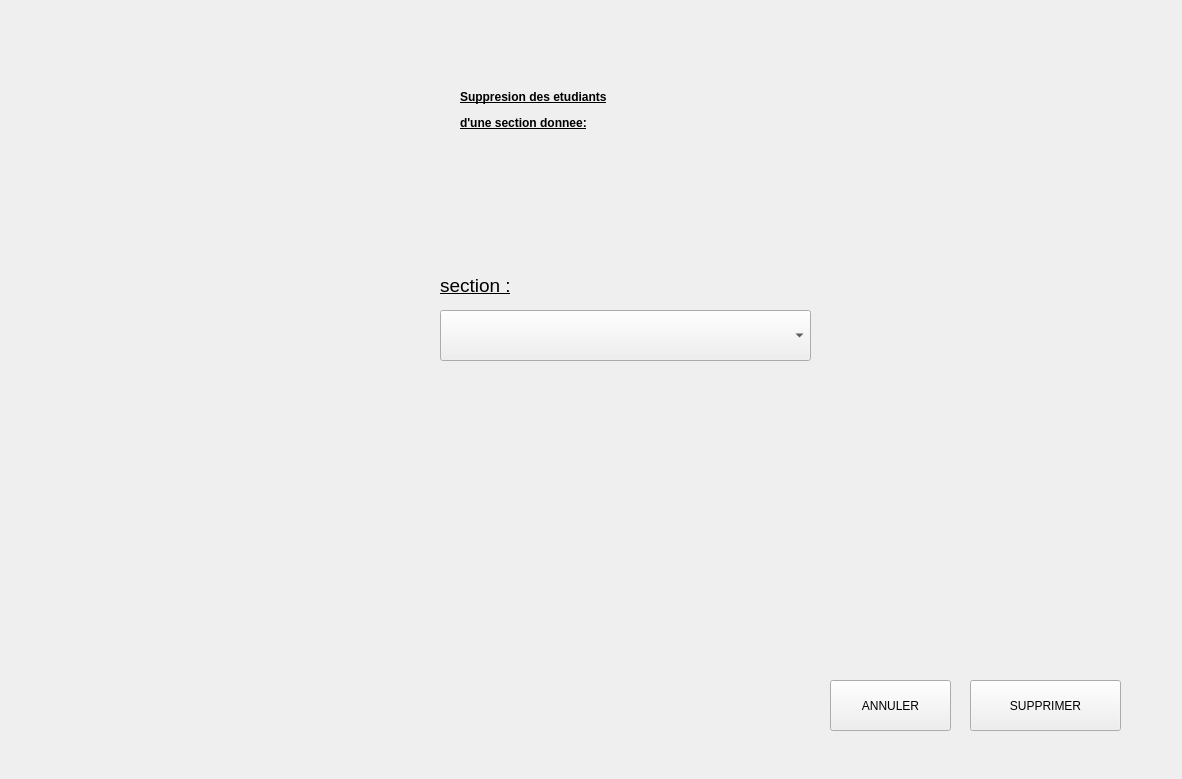
<?xml version="1.0" encoding="UTF-8"?>
<ui version="4.0">
 <class>Form</class>
 <widget class="QWidget" name="Form">
  <property name="geometry">
   <rect>
    <x>0</x>
    <y>0</y>
    <width>1182</width>
    <height>779</height>
   </rect>
  </property>
  <property name="windowTitle">
   <string>Form</string>
  </property>
  <widget class="QPushButton" name="supprimer">
   <property name="geometry">
    <rect>
     <x>970</x>
     <y>680</y>
     <width>151</width>
     <height>51</height>
    </rect>
   </property>
   <property name="styleSheet">
    <string notr="true">font: 75 14pt &quot;MS Shell Dlg 2&quot;;
 
</string>
   </property>
   <property name="text">
    <string>SUPPRIMER</string>
   </property>
  </widget>
  <widget class="QLabel" name="label">
   <property name="geometry">
    <rect>
     <x>440</x>
     <y>250</y>
     <width>591</width>
     <height>71</height>
    </rect>
   </property>
   <property name="styleSheet">
    <string notr="true"/>
   </property>
   <property name="text">
    <string>&lt;html&gt;&lt;head/&gt;&lt;body&gt;&lt;p&gt;&lt;span style=&quot; font-size:14pt; text-decoration: underline; color:#000000;&quot;&gt;section :&lt;/span&gt;&lt;/p&gt;&lt;/body&gt;&lt;/html&gt;</string>
   </property>
  </widget>
  <widget class="QComboBox" name="section">
   <property name="geometry">
    <rect>
     <x>440</x>
     <y>310</y>
     <width>371</width>
     <height>51</height>
    </rect>
   </property>
   <property name="styleSheet">
    <string notr="true">QLineEdit {
border: 1px solid rgb(37,39,48);
border-radius: 20px;
padding-left:20px;
padding-right:20px;
}
QLineEdit:hover{
	border: 2px solid rgb(222, 221, 218)
}
QLineEdit:focus{
	border: 2px solid rgb(154, 208, 236)
}</string>
   </property>
   <item>
    <property name="text">
     <string/>
    </property>
   </item>
   <item>
    <property name="text">
     <string>CPI1</string>
    </property>
   </item>
   <item>
    <property name="text">
     <string>CPI 2</string>
    </property>
   </item>
   <item>
    <property name="text">
     <string>L1 INFO</string>
    </property>
   </item>
   <item>
    <property name="text">
     <string>L1 TIC</string>
    </property>
   </item>
   <item>
    <property name="text">
     <string>L1 EEA</string>
    </property>
   </item>
   <item>
    <property name="text">
     <string>L1 MATH</string>
    </property>
   </item>
   <item>
    <property name="text">
     <string>L2 INFO </string>
    </property>
   </item>
   <item>
    <property name="text">
     <string>L2 TIC</string>
    </property>
   </item>
   <item>
    <property name="text">
     <string>L2 EEA</string>
    </property>
   </item>
   <item>
    <property name="text">
     <string>L2 MATH</string>
    </property>
   </item>
   <item>
    <property name="text">
     <string>L3 INFO</string>
    </property>
   </item>
   <item>
    <property name="text">
     <string>L3 TIC</string>
    </property>
   </item>
   <item>
    <property name="text">
     <string>L3 EEA</string>
    </property>
   </item>
   <item>
    <property name="text">
     <string>ING 1</string>
    </property>
   </item>
   <item>
    <property name="text">
     <string>ING2</string>
    </property>
   </item>
  </widget>
  <widget class="QPushButton" name="annuler">
   <property name="geometry">
    <rect>
     <x>830</x>
     <y>680</y>
     <width>121</width>
     <height>51</height>
    </rect>
   </property>
   <property name="styleSheet">
    <string notr="true">font: 75 14pt &quot;MS Shell Dlg 2&quot;;
 
</string>
   </property>
   <property name="text">
    <string>ANNULER</string>
   </property>
  </widget>
  <widget class="QLabel" name="section_2">
   <property name="geometry">
    <rect>
     <x>430</x>
     <y>370</y>
     <width>481</width>
     <height>31</height>
    </rect>
   </property>
   <property name="text">
    <string/>
   </property>
  </widget>
  <widget class="QLabel" name="label_2">
   <property name="geometry">
    <rect>
     <x>0</x>
     <y>0</y>
     <width>1181</width>
     <height>791</height>
    </rect>
   </property>
   <property name="text">
    <string/>
   </property>
   <property name="pixmap">
    <pixmap>n1mtIpU.jpg</pixmap>
   </property>
   <property name="scaledContents">
    <bool>true</bool>
   </property>
  </widget>
  <widget class="QLabel" name="label_10">
   <property name="geometry">
    <rect>
     <x>1030</x>
     <y>10</y>
     <width>131</width>
     <height>151</height>
    </rect>
   </property>
   <property name="text">
    <string/>
   </property>
   <property name="pixmap">
    <pixmap>output-onlinepngtools.png</pixmap>
   </property>
   <property name="scaledContents">
    <bool>true</bool>
   </property>
  </widget>
  <widget class="QLabel" name="label_4">
   <property name="geometry">
    <rect>
     <x>460</x>
     <y>70</y>
     <width>651</width>
     <height>121</height>
    </rect>
   </property>
   <property name="styleSheet">
    <string notr="true">color: rgb(0, 0, 0);

font: 25pt &quot;Rockwell Condensed&quot;;

</string>
   </property>
   <property name="text">
    <string>&lt;html&gt;&lt;head/&gt;&lt;body&gt;&lt;p&gt;&lt;span style=&quot; font-weight:600; text-decoration: underline;&quot;&gt;Suppresion des etudiants&lt;/span&gt;&lt;/p&gt;&lt;p&gt;&lt;span style=&quot; font-weight:600; text-decoration: underline;&quot;&gt; d'une section donnee:&lt;/span&gt;&lt;/p&gt;&lt;p&gt;&lt;br/&gt;&lt;/p&gt;&lt;/body&gt;&lt;/html&gt;</string>
   </property>
  </widget>
  <zorder>label_2</zorder>
  <zorder>supprimer</zorder>
  <zorder>label</zorder>
  <zorder>section</zorder>
  <zorder>annuler</zorder>
  <zorder>section_2</zorder>
  <zorder>label_10</zorder>
  <zorder>label_4</zorder>
 </widget>
 <resources/>
 <connections/>
</ui>
